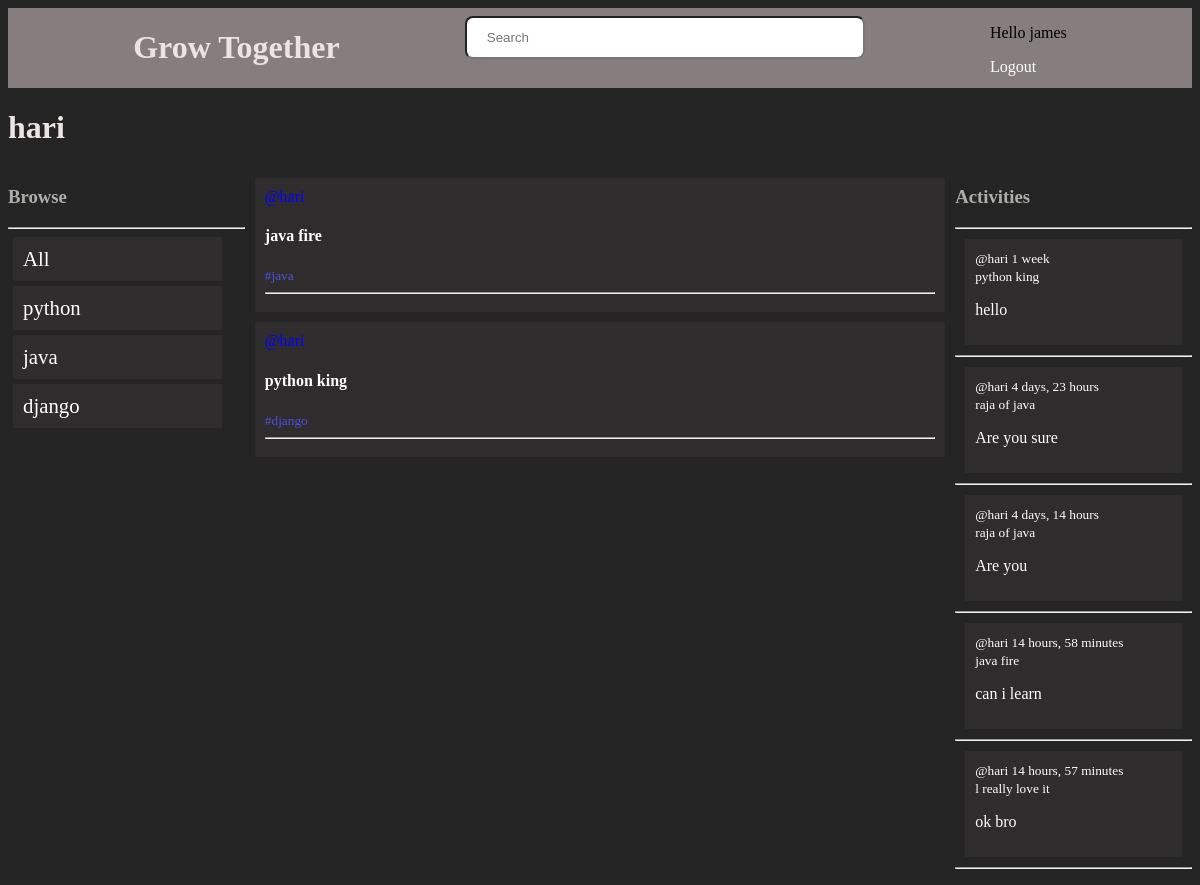
Screenshot of /profile/1/ (signed in) with the database file from the repository.
### app1/models.py (models this page shows, shortened)
class topic(models.Model):
    name =models.CharField(max_length=200)

class room(models.Model): #python calss to model
    host=models.ForeignKey(User,on_delete=models.SET_NULL,null=True)
    top=models.ForeignKey(topic,on_delete=models.SET_NULL,null=True)
    name=models.CharField(max_length=200)
    description=models.TextField(null=True,blank=True) #null=True which can make it blank .if instance not create.blank if save form it wiil be blank
    update= models.DateTimeField(auto_now=True) #take freq timestamp
    create=models.DateTimeField(auto_now_add=True)#first create timestamp
    class Meta:
        ordering=['-update','-create'] #descending - so newest first
    def __str__(self): #create Rome string
        return self.name

class Message(models.Model):
    user=models.ForeignKey(User,on_delete=models.CASCADE)
    room=models.ForeignKey(room,on_delete=models.CASCADE) #models.SET_NULL-->mesg not del if room del. models.cascade msg del
    body=models.TextField()
    update=models.DateTimeField(auto_now=True)
    create=models.DateTimeField(auto_now_add=True)

### app1/views.py (the view)
def userprofile(request,pk):
    host=User.objects.get(id=pk)
    val1=topic.objects.all()
    activity=host.message_set.all()
    ro=host.room_set.all()
    context={'host':host,'value':ro,'val1':val1,'recent':activity}
    return render(request,'app1/profile.html',context)

### app1/templates/app1/profile.html (shortened to what this page needs)
{% extends 'main.html' %}
{% block content %}
<h1>{{host.username}}</h1>
<div class="container">
    <div>
        {% include 'app1/topics.html' %}
    </div>
    <div>
        {% include 'app1/posts.html' %}
    </div>
    <div>
        {% include 'app1/activity.html' %}
    </div>
</div>
{% endblock content %}

### templates/navi.html (shortened to what this page needs)
<div class="headr">
    <div class="contain">
        <h1>
            Grow Together
        </h1>
    </div>
    <div class="contain-search">
    <form method="GET" action="{% url 'home' %}">
        <input type="text" placeholder="Search" name="q">
    </form>
    </div>
    <div class="contain">
        {% if request.user.is_authenticated %}
        <p> Hello {{request.user}}</p>
        <a href="{% url 'logout' %}">Logout</a>
        {% else %}
        <a  href="{% url 'login' %}"  >
            login
        </a>
        {% endif %}
    </div>
</div>

### app1/templates/app1/topics.html (shortened to what this page needs)
<!DOCTYPE html>
<h3>
    Browse
</h3>
<hr>
<a id="tex" href="{% url 'home' %}">
<div class="list">
    All
</div>
</a>
{% for topic in val1  %}
<a id="tex" href="{% url 'home' %}?q={{topic.name}}">
 <div class="list">
    {{topic.name}}
 </div>
</a>
{% endfor %}

### app1/templates/app1/posts.html (shortened to what this page needs)
<div >
    {% for  e in value %}
    <div class="cont">
    <a id="col" href="{% url 'profile' e.host.id %}"> @{{ e.host.username}}</a>
    <a href="root/{{e.id}}">
     <h4>  {{e.name}}</h4>
     <small id="col1">#{{e.top.name}}</small>
     <hr>
    </div>
    {% endfor %}
</div>

### app1/templates/app1/activity.html (shortened to what this page needs)
<h3>Activities</h3>
<hr>
{% for m in recent %}
<div class="contactive">
    <small id="user">@{{m.user}} {{ m.create | timesince }}</small>
    <br>
    <small id="user">{{m.room}}</small>
    <p id="user">{{ m.body }}
</div>
<hr>
{% endfor %}

### static/styles/main.css (style rules this page uses)
body { background-color: rgb(37, 36, 36); }

### templates/navi.html (style rules this page uses)
.headr { display:flex; margin: 0; justify-content: space-evenly; background-color: rgb(134, 126, 126); }
input[type=text] { width: 400px; margin: 8px 0; padding: 12px 20px; display: inline-block; border-radius: 8px ; box-sizing: border-box; }
h1 { color: rgb(238, 227, 227); }

### app1/templates/app1/profile.html (style rules this page uses)
.container { display:grid; grid-template-columns: 1fr 3fr 1fr; }

### app1/templates/app1/topics.html (style rules this page uses)
h3 { color: rgb(173, 173, 170); }
.list { display: block; width: 80%; padding: 10px; margin: 5px; background-color: rgb(46, 44, 44); font-size: 1.3em; color:white ; }
#tex { color: white; text-decoration: none; }

### app1/templates/app1/posts.html (style rules this page uses)
a { text-decoration: none; color: white; }
#col { color: blue; }
#col1 { color: rgb(80, 80, 224); }
.cont { background-color: rgb(46, 44, 44); padding: 10px; margin: 10px; }

### app1/templates/app1/activity.html (style rules this page uses)
.contactive { background-color: rgb(46, 44, 44); padding: 10px; margin: 10px; }
#user { color: white; }

### rows the page displays
topic: name "python"
topic: name "java"
topic: name "django"
room: name "java fire", top.name "java"
room: name "python king", top.name "django"
Message: user "hari", create "1 week", room "python king", body "hello"
Message: user "hari", create "4 days, 23 hours", room "raja of java", body "Are you sure"
Message: user "hari", create "4 days, 14 hours", room "raja of java", body "Are you"
Message: user "hari", create "14 hours, 58 minutes", room "java fire", body "can i learn"
Message: user "hari", create "14 hours, 57 minutes", room "l really love it", body "ok bro"

### other values shown
{{ request.user }} "james"
{{ host.username }} "hari"
